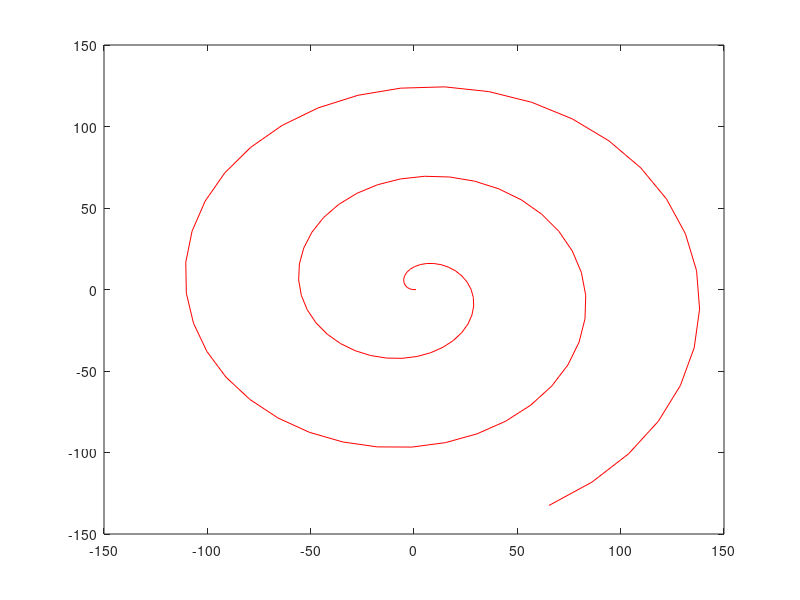
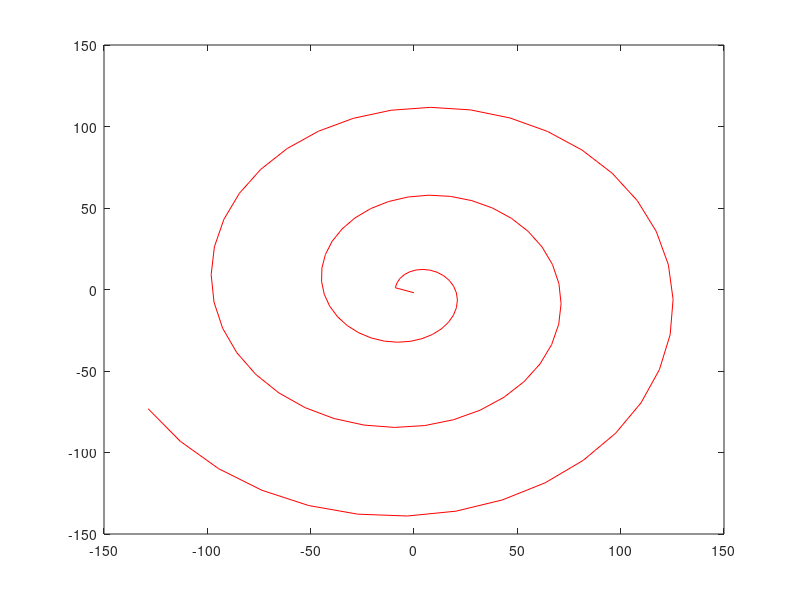
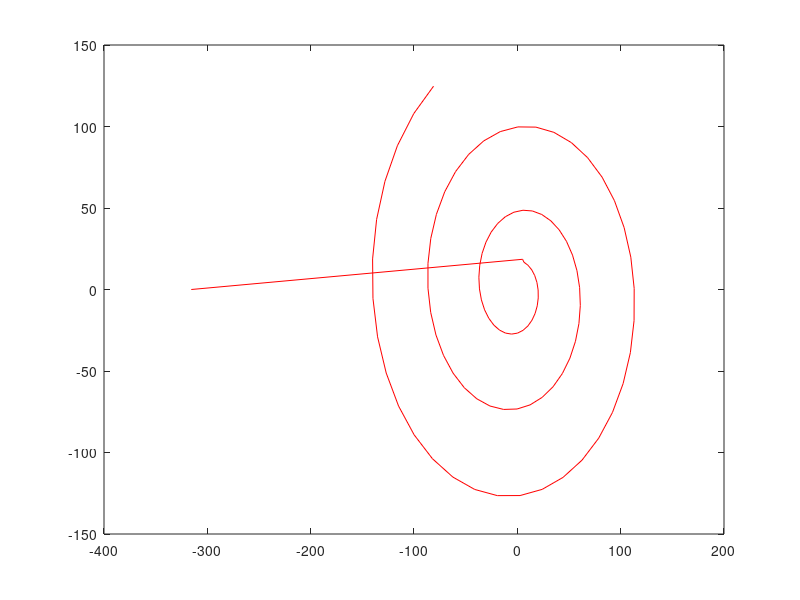
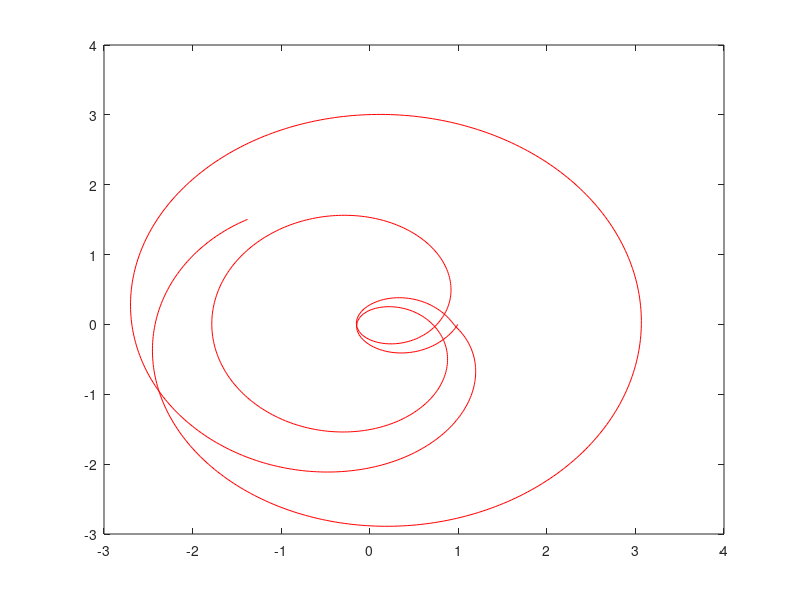

MATLAB code for these plots, in order:
mu = 0.012277471;
mu_hat = 1 - mu;
first = 0;
last = 17.1;

% w = u1_prime
% w_prime = u1_prime_prime
% v = u2_prime
% v_prime = u2_prime_prime

w = @(u1, u1_prime, u2, u2_prime) u1_prime;
w_prime = @(u1, u1_prime, u2, u2_prime) u1 + (2 * u2_prime) - ((mu_hat) * ((u1 + mu) / ((((u1 + mu)^2) + u2^2)^(3/2)))) - (mu * ((u1 - mu_hat) / ((((u1 - mu_hat)^2) + u2^2)^(3/2))));
v = @(u1, u1_prime, u2, u2_prime) u2_prime;
v_prime = @(u1, u1_prime, u2, u2_prime) u2 - (2 * u1_prime) - ((mu_hat) * (u2 / ((((u1 + mu)^2) + u2^2)^(3/2)))) - (mu * (u2 / ((((u1 - mu_hat)^2) + u2^2)^(3/2))));

steps_list = {100, 1000, 10000, 20000};
for i = 1:length(steps_list)
    steps = steps_list{i};
    h = (last - first) / steps;

    u1 = zeros(1, steps);
    u1(1, 1) = 0.994;

    u1_prime = zeros(1, steps);
    u1_prime(1, 1) = 0;

    u2 = zeros(1, steps);
    u2(1, 1) = 0;

    u2_prime = zeros(1, steps);
    u2_prime(1, 1) = -2.001585106379082522420537862224;

    u1_prime_prime = zeros(1, steps);
    u1_prime_prime(1, 1) = w_prime(u1(1, 1), u1_prime(1, 1), u2(1, 1), u2_prime(1, 1));

    u2_prime_prime = zeros(1, steps);
    u2_prime_prime(1, 1) = v_prime(u1(1, 1), u1_prime(1, 1), u2(1, 1), u2_prime(1, 1));

    x = zeros(1, steps);
    x(1, 1) = first;

    n = 1;
    
    while n < steps
        % y_n
        u1_n = u1(1, n);
        u1_n_prime = u1_prime(1, n);
        u2_n = u2(1, n);
        u2_n_prime = u2_prime(1, n);

        % k1 = f(y_n)
        k1_w = h * w(u1_n, u1_n_prime, u2_n, u2_n_prime);
        k1_w_prime = h * w_prime(u1_n, u1_n_prime, u2_n, u2_n_prime);
        k1_v = h * v(u1_n, u1_n_prime, u2_n, u2_n_prime);
        k1_v_prime = h * v_prime(u1_n, u1_n_prime, u2_n, u2_n_prime);

        % y_n + h * k1/2
        u1_n_k1 = u1_n + ((k1_w / 2));
        u1_n_k1_prime = u1_n_prime + ((k1_w_prime / 2));
        u2_n_k1 = u2_n + ((k1_v / 2));
        u2_n_k1_prime = u2_n_prime + ((k1_v_prime / 2));

        % k2 = f(y_n + h * k1/2)
        k2_w = h * w(u1_n_k1, u1_n_k1_prime, u2_n_k1, u2_n_k1_prime);
        k2_w_prime = h * w_prime(u1_n_k1, u1_n_k1_prime, u2_n_k1, u2_n_k1_prime);
        k2_v = h * v(u1_n_k1, u1_n_k1_prime, u2_n_k1, u2_n_k1_prime);
        k2_v_prime = h * v_prime(u1_n_k1, u1_n_k1_prime, u2_n_k1, u2_n_k1_prime);

        % y_n + h * k2/2
        u1_n_k2 = u1_n + ((k2_w / 2));
        u1_n_k2_prime = u1_n_prime + ((k2_w_prime / 2));
        u2_n_k2 = u2_n + ((k2_v / 2));
        u2_n_k2_prime = u2_n_prime + ((k2_v_prime / 2));

        % k3 = f(y_n + h * k2/2)
        k3_w = h * w(u1_n_k2, u1_n_k2_prime, u2_n_k2, u2_n_k2_prime);
        k3_w_prime = h * w_prime(u1_n_k2, u1_n_k2_prime, u2_n_k2, u2_n_k2_prime);
        k3_v = h * v(u1_n_k2, u1_n_k2_prime, u2_n_k2, u2_n_k2_prime);
        k3_v_prime = h * v_prime(u1_n_k2, u1_n_k2_prime, u2_n_k2, u2_n_k2_prime);

        % y_n + h * k3
        u1_n_k3 = u1_n + (k3_w);
        u1_n_k3_prime = u1_n_prime + (k3_w_prime);
        u2_n_k3 = u2_n + (k3_v);
        u2_n_k3_prime = u2_n_prime + (k3_v_prime);

        % k4 = f(y_n + h * k3)
        k4_w = h * w(u1_n_k3, u1_n_k3_prime, u2_n_k3, u2_n_k3_prime);
        k4_w_prime = h * w_prime(u1_n_k3, u1_n_k3_prime, u2_n_k3, u2_n_k3_prime);
        k4_v = h * v(u1_n_k3, u1_n_k3_prime, u2_n_k3, u2_n_k3_prime);
        k4_v_prime = h * v_prime(u1_n_k3, u1_n_k3_prime, u2_n_k3, u2_n_k3_prime);

        % y_n+1 = y_n + 1/6 * (k1 + 2*k2 + 2*k3 + k4) * h
        u1(1, n + 1) = u1_n + ((1/6) * (k1_w + (2 * k2_w) + (2 * k3_w) + k4_w));
        u1_prime(1, n + 1) = u1_n_prime + ((1/6) * (k1_w_prime + (2 * k2_w_prime) + (2 * k3_w_prime) + k4_w_prime));
        u2(1, n + 1) = u2_n + ((1/6) * (k1_v + (2 * k2_v) + (2 * k3_v) + k4_v));
        u2_prime(1, n + 1) = u2_n_prime + ((1/6) * (k1_v_prime + (2 * k2_v_prime) + (2 * k3_v_prime) + k4_v_prime));

        % update u1'' and u2'' with calculated u1, u1', u2, u2'
        u1_prime_prime(1, n + 1) = w_prime(u1(1, n + 1), u1_prime(1, n + 1), u2(1, n + 1), u2_prime(1, n + 1));
        u2_prime_prime(1, n + 1) = v_prime(u1(1, n + 1), u1_prime(1, n + 1), u2(1, n + 1), u2_prime(1, n + 1));

        % t_n+1 + t_n + h
        x(1, n + 1) = x(1, n) + h;

        % next step
        n = n + 1;
    end

    figure("Name", num2str(steps, "u1 vs u2 for %d steps"));
    plot(u1, u2, "r");
    hold on;

    figure("Name", num2str(steps, "u1' vs u2' for %d steps"));
    plot(u1_prime, u2_prime, "r");
    hold on;

    figure("Name", num2str(steps, "u1'' vs u2'' for %d steps"));
    plot(u1_prime_prime, u2_prime_prime, "r");
    hold on;
end